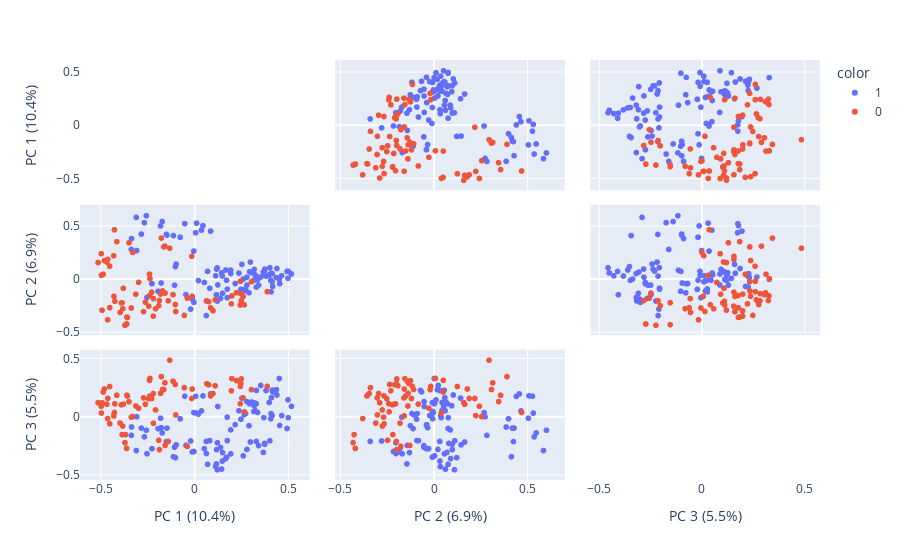

Notebook cell for this chart:
### Code cell
labels = {
    str(i): f"PC {i+1} ({var:.1f}%)"
    for i, var in enumerate(pca.explained_variance_ratio_ * 100)
}

fig = px.scatter_matrix(
    components,
    labels=labels,
    dimensions=range(3),
    color=train_df["target"].astype(str),
    hover_name=train_df["text"]
)
fig.update_traces(diagonal_visible=False)
fig.show()

### Figure 1 — Plotly figure (JSON) as saved in the notebook; plotly's stock layout.template omitted (floating-point values rounded to 4 significant figures)
{"data": [{"diagonal": {"visible": false}, "dimensions": [{"axis": {"matches": true}, "label": "PC 1 (10.4%)", "values": [0.1121, -0.1954, 0.4059, 0.3686, 0.0515, 0.01985, -0.09922, 0.2589, 0.1924, -0.1026, 0.2158, -0.01242, -0.004011, 0.06891, 0.1487, 0.516, 0.1736, 0.2715, 0.4128, 0.1233, 0.3728, 0.1474, -0.1072, -0.179, 0.3289, 0.4386, 0.4141, 0.401, 0.4361, 0.4975, 0.464, 0.2782, 0.3158, 0.3195, 0.4991, 0.3153, 0.3804, 0.4533, 0.3286, 0.3277, 0.2897, 0.4925, 0.4072, 0.293, 0.264, 0.3525, 0.3738, 0.3177, 0.3972, 0.3352, 0.3661, 0.4511, 0.2518, 0.4096, 0.1734, 0.2466, 0.116, -0.0216, 0.06182, 0.1699, 0.1379, 0.06254, 0.121, -0.0464, -0.2278, 0.1169, 0.3031, -0.2545, 0.2359, 0.4161, 0.3222, 0.192, 0.1434, 0.03632, -0.1479, -0.004507, -0.2683, 0.08465, -0.1133, -0.151, -0.07728, 0.005392, -0.1735, -0.2843, -0.3093, -0.3369, -0.3117, -0.05292, -0.258, -0.1821, -0.07728, 0.01024, -0.3379, 0.341, 0.2969, 0.0803, 0.04426, 0.1205, 0.2786, 0.1659, -0.2278]}, {"axis": {"matches": true}, "label": "PC 2 (6.9%)", "values": [0.03474, -0.1112, -0.00637, 0.03919, -0.02756, -0.01033, 0.1459, 0.004229, 0.05672, 0.1225, -0.0378, -0.1841, -0.2159, 0.07648, -0.1302, 0.05246, -0.09058, -0.08901, -0.02233, -0.05116, 0.08035, 0.03291, -0.05335, -0.03316, -0.07134, 0.104, 0.05549, 0.1118, 0.01857, 0.01146, 0.03645, -0.0524, -0.006762, -0.0002053, 0.07703, -0.007589, 0.03166, -0.03921, 0.03196, 0.003916, -0.1255, 0.0762, -0.1168, 0.07335, -0.1082, 0.02356, 0.09776, 0.09583, 0.04419, -0.002287, 0.07031, 0.002094, 0.143, 0.05927, -0.1719, -0.09243, -0.1438, -0.2792, -0.3403, -0.007797, -0.1784, -0.2022, -0.203, -0.1418, -0.03967, 0.09874, 0.06474, -0.169, 0.06077, -0.06565, 0.04375, 0.08773, 0.06214, 0.466, 0.4196, 0.2687, 0.5364, 0.4573, 0.4148, 0.4257, 0.3994, 0.4411, 0.5471, 0.4288, 0.2738, 0.3867, 0.5863, 0.5273, 0.602, 0.5056, 0.3994, 0.532, 0.2837, -0.05267, 0.1643, -0.08207, 0.5089, 0.1102, 0.02195, 0.08998, -0.03967]}, {"axis": {"matches": true}, "label": "PC 3 (5.5%)", "values": [-0.4278, -0.1018, -0.01711, -0.007163, -0.2744, 0.02264, -0.2414, -0.3361, -0.3188, -0.3514, -0.06766, -0.3024, -0.2984, -0.4089, -0.3077, 0.08963, -0.2048, 0.0273, 0.0113, 0.08856, -0.229, -0.3807, -0.2617, -0.09435, 0.2271, 0.1876, 0.2294, -0.2063, 0.233, 0.1456, 0.01079, 0.1309, 0.04594, 0.1137, -0.007623, 0.1218, 0.2259, -0.07475, -0.2122, 0.1137, -0.07679, -0.1007, 0.02782, 0.1117, 0.01874, 0.2697, -0.2364, 0.0949, 0.1232, 0.03749, -0.3061, 0.3294, 0.1608, 0.1646, -0.003413, -0.02088, -0.4056, -0.2079, -0.212, -0.3475, -0.2643, -0.316, -0.2228, -0.2464, -0.274, -0.2822, 0.127, -0.3182, 0.0519, 0.2143, 0.05388, -0.1127, -0.45, 0.05036, -0.09733, 0.03635, -0.1728, 0.197, -0.3434, -0.2132, -0.01729, 0.1756, -0.1388, -0.09687, 1.806e-05, -0.0877, -0.2902, 0.1769, -0.1154, -0.01199, -0.01729, 0.03192, -0.1599, -0.2478, -0.2168, -0.205, 0.1799, -0.4556, -0.2809, -0.3594, -0.274]}], "hovertemplate": "<b>%{hovertext}</b><br><br>color=1<br>%{xaxis.title.text}=%{x}<br>%{yaxis.title.text}=%{y}<extra></extra>", "hovertext": ["I can't stand working for this jerk. I'm so done with this job.", "I don't know how we're going to get this project done. My team is useless.", "I'm so bored. Can't wait to get out of here and go home.", "I'm calling in sick tomorrow. I can't handle another day of this.", "I just got offered a job with better pay and benefits. Should I take it?", "This meeting is such a waste of time. I have better things to do.", "I hate having to pretend like I care about this project. It's pointless.", "I wish I could just quit and travel the world instead of being stuck here.", "I'm so tired of my coworkers' drama. I can't wait to leave this toxic environment.", "I don't understand why my boss is so obsessed with micromanaging everything.", "I'm counting down the minutes until I can leave this place for good.", "I can't handle the workload anymore. Something needs to change.", "I just heard that the company is going bankrupt. I need to start looking for a new job.", "I can't believe how unprofessional my coworker is being right now.", "I'm so over this job. I need to find something that actually makes me happy.", "I'm too hungover to come in today.", "Can I get a raise? I need to pay off some gambling debts.", "Hey, can I borrow some money? I spent all mine on partying last night.", "I don't feel like working today. Can I just take a mental health day?", "I'm running late because I overslept. Can you cover for me?", "I'm not feeling well, but it's probably just from all the drinking I did last night.", "I'm quitting. This job sucks.", "I accidentally sent that email to the wrong person. Can you help me fix it?", "I don't know how to do this task. Can you do it for me?", "Sorry, I can't come in today. I'm going to be busy smoking weed.", "I'm going to be late because I'm stuck in traffic. I shouldn't have stayed up so late partying last night.", "I'm too tired to come in today. Can I take a nap instead?", "I'm not feeling well. I think I might have caught something from one of my many one-night stands.", "Can I leave early today? I have a hot date tonight.", "I don't want to work today. Can we just go out and get drunk instead?", "I need to take a break. I'm going to go smoke a joint.", "I'm going to be late because I'm waiting for my drug dealer to show up.", "I'm too busy watching Netflix to come in today.", "I'm going to be late because I'm stuck in line at the liquor store.", "I'm too hungover to do anything today.", "I'm not coming in today. I have to go to court for my DUI.", "Can I leave early today? I have a poker game tonight.", "I need to take a sick day. My girlfriend just dumped me.", "I'm not feeling well. I think I have food poisoning from that sushi I had last night.", "I'm going to be late because I forgot my keys and I had to break into my own apartment.", "I need to take a day off. My ex is stalking me and I need to file a restraining order.", "I'm not feeling well. I think I have a hangover.", "I can't come in today. My car broke down and I don't have any money to fix it.", "I'm going to be late because I overslept. I was up all night playing video games.", "I need to take a personal day. I just found out my dog has cancer.", "Can I leave early today? I have a golf game scheduled.", "I'm not feeling well. I think I ate something bad.", "I'm going to be late because I have to drop my kid off at daycare.", "I can't come in today. My roommate is having a party and I need to help clean up.", "I need to take a mental health day. I'm really stressed out.", "I'm not feeling well. I think I caught something from that girl I hooked up with last night.", "Can I leave early today? I have a date tonight and I need to get ready.", "I'm going to be late because I have a dentist appointment.", "I can't come in today. I have a doctor's appointment.", "Good morning beautiful. I hope you have an amazing day today.", "I miss you so much already. Can't wait to see you later.", "You're the best thing that ever happened to me. I love you more than anything.", "I'm so grateful for you and everything you do for me. Thank you for being my partner.", "Just wanted to remind you how much I love you and how lucky I am to have you in my life.", "I can't stop thinking about you. You make my heart skip a beat.", "You're my sunshine on a cloudy day. Love you always.", "I feel so blessed to have you as my girlfriend. I can't wait to create more amazing memories together.", "You're the most beautiful person I know, both inside and out. Love you to the moon and back.", "You make me a better person. Thank you for being my inspiration and motivation.", "I'm going to tell the boss what I really think about this project. It's a disaster.", "Did you hear about that coworker's personal life? I can't believe it. I'm going to gossip about it at lunch.", "I'm going to sneak out of work early today. Don't tell anyone.", "I can't believe they put us on this project together. I can't work with them. They're so incompetent.", "I'm not doing any work today. I'm just going to pretend like I am and hope no one notices.", "I'm going to take a long lunch break today. Maybe even hit up a bar. Want to come?", "This is so boring. I can't wait until the day is over so I can go home.", "I'm going to play a prank on the boss. It's going to be hilarious.", "I hate this job. I wish I could just quit and travel the world.", "I can't believe how boring this class is. I'm going to fall asleep.", "I didn't study at all for this test. I'm screwed.", "I'm going to cheat on this test. I need to pass.", "This teacher is terrible. I'm not learning anything in this class.", "I'm going to skip class today. It's not like anything important is going to happen.", "I can't stand this teacher's voice. It's like nails on a chalkboard.", "I'm going to complain to the principal about this teacher. They're not doing their job right.", "I don't care about this class. I'm just going to wing it.", "I'm going to be late to class today. Hopefully, the teacher won't notice.", "I'm going to argue with the teacher about their grading. They're being unfair.", "I can't believe how useless this lecture is. I'm never going to use any of this information.", "I didn't do the assignment because I had better things to do.", "I'm going to copy and paste this entire paper from the internet. It's not like the professor will notice.", "This professor is terrible. They don't even know how to teach properly.", "I'm going to skip class today. This class is not worth my time.", "I'm going to argue with the professor about their grading. They're being unfair.", "I don't understand why I have to take this class. It's a waste of my time.", "I don't care about this class. I'm just going to wing it.", "I'm not going to attend the office hours. The professor doesn't even care about their students.", "I'm going to write a bad review about this professor on RateMyProfessor. They deserve it.", "I can't wait to get out of here. This family is driving me insane.", "I hate my job. I don't want to go back there tomorrow.", "I can't believe how much weight I've gained. I need to start dieting ASAP.", "I'm going to skip class today. It's not like it's important anyway.", "I can't believe what a jerk my boss is. I'm so sick of working here.", "I had such a wild night last night. You wouldn't believe what happened.", "I think I have a crush on someone in the office. I can't stop thinking about them.", "I'm going to tell the boss what I really think about this project. It's a disaster."], "legendgroup": "1", "marker": {"color": "#636efa", "symbol": "circle"}, "name": "1", "showlegend": true, "type": "splom"}, {"diagonal": {"visible": false}, "dimensions": [{"axis": {"matches": true}, "label": "PC 1 (10.4%)", "values": [-0.4939, 0.223, -0.1914, 0.08479, 0.2488, -0.3873, -0.2454, -0.314, 0.2581, -0.2203, -0.05554, -0.3619, 0.303, -0.2992, -0.1155, -0.2086, 0.2648, 0.198, -0.3382, 0.387, -0.2629, -0.1412, -0.453, 0.07435, -0.1819, -0.221, -0.1035, -0.3691, -0.1011, -0.01348, 0.06432, -0.363, 0.1954, -0.2292, -0.359, -0.1576, -0.3808, -0.4258, -0.2728, 0.09774, 0.2438, -0.3914, -0.2401, -0.3835, -0.03917, -0.1715, -0.3718, -0.4644, -0.4307, 0.2429, 0.2459, -0.359, -0.363, 0.1092, -0.1884, -0.398, -0.5152, -0.1331, -0.4153, -0.4687, -0.241, -0.4985, -0.1588, -0.2386, -0.4814, -0.3306, -0.4532, -0.178, -0.4634, -0.4281, -0.4974, -0.01568, -0.4881, -0.3505, -0.1648, -0.432]}, {"axis": {"matches": true}, "label": "PC 2 (6.9%)", "values": [-0.2895, -0.1249, -0.247, -0.2666, -0.1981, -0.2192, -0.2518, -0.1384, -0.1599, -0.1805, -0.3388, -0.3542, -0.01998, -0.02651, -0.1426, -0.2758, -0.2391, -0.1548, -0.2686, -0.1147, -0.2138, -0.2006, -0.2657, -0.2092, -0.1375, -0.3455, -0.2361, -0.4262, -0.3018, -0.1579, -0.2012, -0.4195, -0.2296, -0.1197, -0.3573, -0.1282, -0.08295, -0.2048, -0.3032, -0.2952, -0.01645, -0.2213, -0.1512, -0.2756, -0.1762, -0.1079, -0.4317, -0.3803, -0.1586, -0.2409, -0.1333, -0.3573, -0.4195, -0.1922, -0.1987, -0.3109, 0.1601, 0.2952, 0.3571, 0.165, 0.05064, 0.2437, 0.3149, 0.008442, 0.179, 0.2557, 0.1258, 0.3911, 0.1892, 0.4692, 0.04049, 0.2192, 0.04969, 0.3464, 0.3082, 0.2245]}, {"axis": {"matches": true}, "label": "PC 3 (5.5%)", "values": [0.121, 0.3115, -0.2017, 0.1793, 0.3256, -0.153, 0.1566, 0.09291, 0.1626, -0.05515, 0.2499, 0.1858, 0.2339, 0.07401, 0.3063, 0.05891, 0.0427, 0.3283, -0.003004, 0.2621, 0.1078, -0.2122, -0.06026, 0.2752, 0.2012, 0.1998, 0.2785, -0.153, 0.01632, 0.2389, 0.2846, -0.2717, 0.2238, 0.1575, 0.1794, -0.2466, 0.1089, 0.1114, 0.1624, 0.2001, 0.2615, 0.1031, 0.1778, -0.08032, -0.2543, 0.235, -0.2225, -0.01481, 0.007462, 0.1124, 0.2868, 0.1794, -0.2717, 0.2672, -0.282, -0.05384, 0.1213, 0.4865, 0.1857, 0.1075, 0.3139, 0.09055, 0.2918, 0.33, 0.2391, 0.00193, 0.2607, 0.3453, 0.1577, 0.03724, 0.03246, 0.1578, 0.2128, 0.1305, 0.2347, 0.01065]}], "hovertemplate": "<b>%{hovertext}</b><br><br>color=0<br>%{xaxis.title.text}=%{x}<br>%{yaxis.title.text}=%{y}<extra></extra>", "hovertext": ["Hi just wanted to let you know that I finished the project and it's ready for your review. Let me know if you need anything else from me.", "Good morning I'm running a few minutes late today due to traffic. I should be in the office by", "Hi I'm having trouble accessing the company database. Are you available to help troubleshoot the issue?", "Just a reminder that we have a team meeting attoday. Looking forward to seeing you there.", "Hi I need to take a personal day tomorrow. I've already notified and I will make sure to complete any outstanding tasks before I leave.", "Thanks for your feedback on the report. I've made the changes you suggested and will send the updated version to you shortly.", "Can we schedule a quick call to discuss the new project? I have some ideas I'd like to run by you.", "Good luck with the presentation today! Let me know how it goes.", "I'm not feeling well today and won't be able to make it into the office. I'll be available by email or phone if you need me.", "Just wanted to say thank you for your help on the project. I couldn't have done it without you!", "Hi just wanted to check in and see if you need anything from me today.", "Good morning I wanted to update you on the progress of the project. We're on track to meet the deadline.", "Hi I'm going to be out of the office today for a doctor's appointment. Is there anything urgent you need me to take care of before I go?", "Just wanted to let you know that I completed the training module and passed the quiz. Thanks for assigning it to me!", "Good afternoon can we schedule a meeting to discuss the budget for next quarter?", "Hi I wanted to share an idea I have for improving our customer service. When would be a good time to talk about it?", "I'm going to be working from home today. Is there anything you need me to take care of remotely?", "Hi I'm running late this morning due to traffic. I should be in the office by", "Just wanted to check in and make sure you received the report I sent yesterday. Let me know if you have any questions or feedback.", "Hi I need to take a personal day next week for a family event. Is there anything you need me to take care of before I go?", "Good morning I wanted to let you know that I finished the task you assigned me and it's ready for your review.", "Hi I'm having trouble with my computer. Can you or IT help me troubleshoot the issue?", "Just wanted to say thank you for your guidance on the project. I appreciate your support.", "Hi I'm going to be in a meeting for the next hour. Can I follow up with you afterwards?", "Good afternoon I wanted to let you know that I'll be out of the office for a training seminar next week. I've already coordinated withto cover my responsibilities.", "Hi I wanted to remind you that our team is presenting the new project to the client tomorrow. Is there anything else you need from me before then?", "Just wanted to check in and make sure we're still on track for our meeting tomorrow at", "Hi I received a request from a client for a new product feature. Can we discuss it further?", "Good morning I wanted to give you an update on the sales numbers for last quarter. We exceeded our target by", "Hi I'm going to be on vacation next week. I'll make sure to complete all outstanding tasks before I go.", "Just wanted to let you know that I'm running a few minutes late this morning due to an unexpected delay. I should be in the office by", "Hi I wanted to share some positive feedback we received from a client. They were very happy with the service we provided.", "Good afternoon I wanted to request a day off next month for a personal event. Is that possible?", "Hi I wanted to discuss my performance evaluation with you. When would be a good time to do that?", "Just wanted to remind you that the deadline for the project is coming up. Do you need any additional information or support from me?", "Hi I'm having trouble with a difficult customer", "Hi can you send me the latest version of the presentation? I need to review it before the meeting tomorrow.", "Good morning I wanted to check in and see if you need any help with the project.", "Hi I wanted to let you know that I completed my part of the task. Let me know if you need anything else from me.", "Just wanted to remind you that we have a team meeting attoday. Looking forward to seeing you there.", "Hi I'm going to be out of the office tomorrow for a doctor's appointment. Can you cover my responsibilities for the day?", "Good afternoon can you send me the file with the data we discussed earlier?", "Hi I wanted to discuss some ideas I have for the project. When would be a good time to talk about it?", "Just wanted to say thank you for your help on the project. I appreciate your support.", "Hi I'm having trouble with my computer. Do you have any suggestions on how to fix it?", "Good morning I wanted to let you know that I'll be out of the office for a training seminar next week. I'll make sure to complete all outstanding tasks before I go.", "Hi I received a request from a client for a new product feature. Can you help me research it?", "Just wanted to check in and see how you're doing on the project. Do you need any support or resources?", "Hi can you review the document I sent and give me your feedback by the end of the day?", "Good afternoon I'm going to be working from home tomorrow. Is there anything you need me to take care of remotely?", "Hi I need to take a personal day next week for a family event. Can you cover my responsibilities for the day?", "Just wanted to remind you that the deadline for the project is coming up. Do you need any additional information or support from me?", "Hi I wanted to share some positive feedback we received from a client. They were very happy with the service we provided.", "Good morning I'm going to be in a meeting for the next hour. Can I follow up with you afterwards?", "Hi I'm having trouble with a difficult customer. Can you offer any advice or support?", "Just wanted to say thank you for your hard work on the project. We're making great progress together.", "Good morning, Professor I wanted to check in and see if you had any feedback on my recent assignment.", "Hi Professor I'm going to be late to class today due to unforeseen circumstances. I will be there as soon as I can.", "Good afternoon, Professor I had a question about the reading assignment. Could we discuss it after class?", "Hi Professor I just wanted to say thank you for your guidance and support this semester. I appreciate your help.", "Good morning, Professor Could you let me know if there are any updates or changes to the schedule for this week?", "Hi Professor I'm having trouble understanding the concepts in this week's lecture. Do you have any additional resources or suggestions?", "Good afternoon, Professor I'm sorry to inform you that I won't be able to attend class today due to illness. I will make sure to catch up on the missed material.", "Hi Professor I was wondering if I could schedule some time to discuss my academic progress and future plans with you?", "Good morning, Professor Could you clarify the requirements for the upcoming assignment? I want to make sure I'm on the right track.", "Hi Professor I'm having trouble accessing the course materials online. Is there a solution to this issue?", "Good afternoon, Professor I just wanted to inform you that I'll be submitting my assignment a bit later than the deadline due to personal circumstances.", "Hi Professor I wanted to let you know that I won't be able to attend the lecture tomorrow. Is there anything I should be aware of before the next class?", "Good morning, Professor I was wondering if you could recommend some additional readings or sources related to the current topic.", "Hi Professor I'm really struggling with the class material. Do you have any advice or suggestions for how I can improve my understanding?", "Good afternoon, Professor I'm interested in pursuing a research project related to this course. Could we discuss potential ideas and resources?", "Hi Professor I just wanted to inform you that I won't be able to attend the final exam due to a medical emergency. Is there a possibility for a makeup exam?", "Good morning, Professor I wanted to inform you that I'll be submitting my assignment earlier than the deadline, as I want to receive feedback and improve my work.", "Hi Professor I'm having trouble finding the required textbook for this class. Is there a way to access it?", "Good afternoon, Professor I was wondering if you could provide some advice on how to prepare for the upcoming exam?", "Hi Professor I just wanted to express my appreciation for your passion and dedication to teaching. I'm learning so much from your class."], "legendgroup": "0", "marker": {"color": "#EF553B", "symbol": "circle"}, "name": "0", "showlegend": true, "type": "splom"}], "layout": {"dragmode": "select", "legend": {"title": {"text": "color"}, "tracegroupgap": 0}, "margin": {"t": 60}}}
